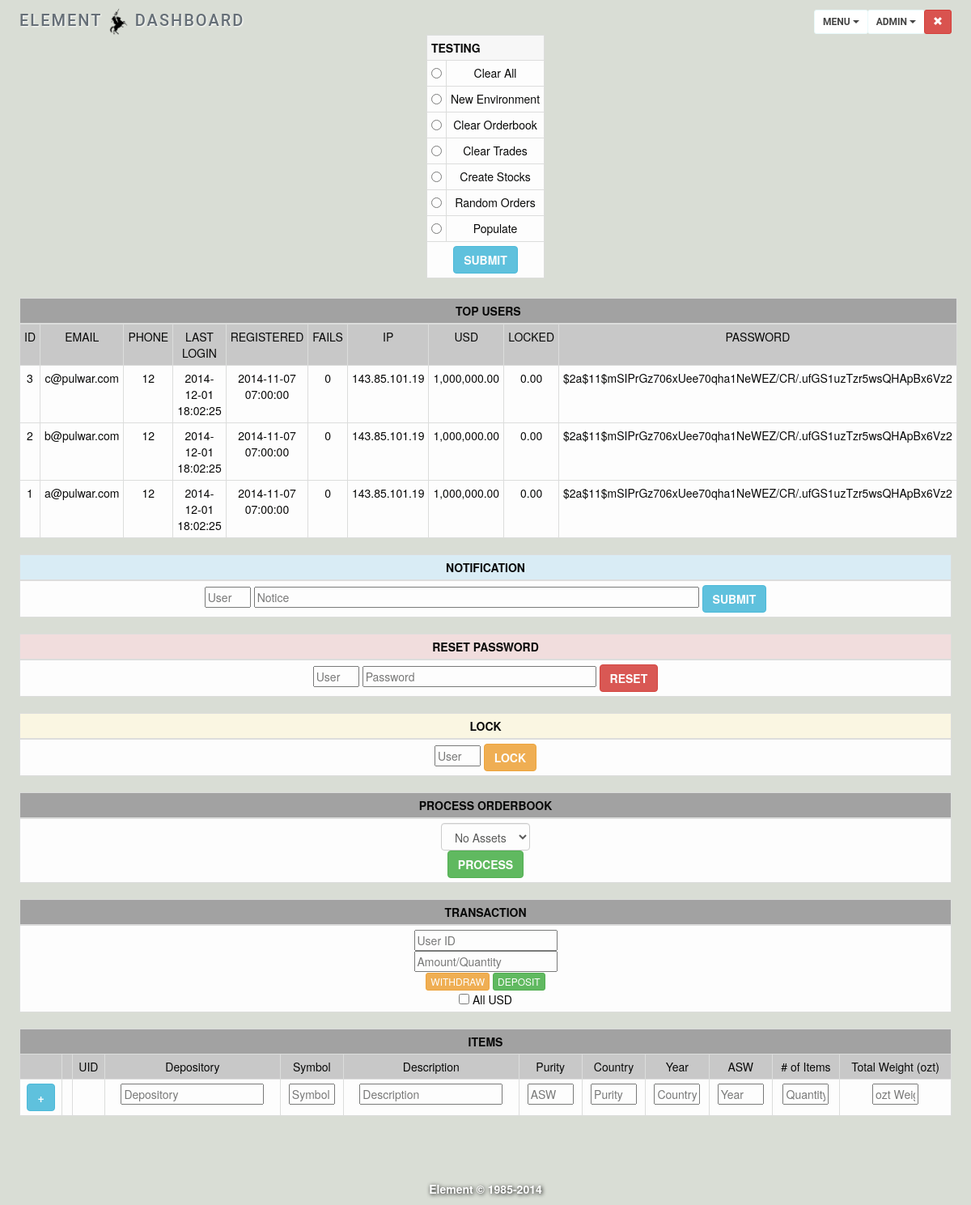
/admin.php (signed in), run on the app's committed database.
### tables this page shows
CREATE TABLE IF NOT EXISTS `users` (
  `id` int(10) NOT NULL AUTO_INCREMENT COMMENT 'user id',
  `email` varchar(63) NOT NULL,
  `fname` varchar(63) NOT NULL,
  `lname` varchar(63) NOT NULL,
  `birth` date NOT NULL,
  `address` varchar(63) NOT NULL,
  `city` varchar(63) NOT NULL,
  `region` varchar(63) NOT NULL,
  `zip` int(20) NOT NULL,
  `phone` int(20) NOT NULL,
  `question` varchar(63) NOT NULL,
  `answer` varchar(63) NOT NULL,
  `password` char(128) NOT NULL,
  `registered` timestamp NOT NULL DEFAULT CURRENT_TIMESTAMP,
  `last_login` timestamp NULL DEFAULT NULL,
  `ip` varchar(15) NOT NULL,
  `fails` int(1) NOT NULL DEFAULT '0' COMMENT 'failed login attempts',
  `active` int(1) NOT NULL DEFAULT '0' COMMENT '0 inactive or 1 active',
  PRIMARY KEY (`id`)
);

CREATE TABLE IF NOT EXISTS `accounts` (
  `id` int(10) NOT NULL,
  `units` bigint(20) unsigned NOT NULL DEFAULT '0',
  `loan` bigint(20) unsigned NOT NULL DEFAULT '0',
  `rate` decimal(65,30) NOT NULL DEFAULT '0.000000000000000000000000000000',
  `approved` int(1) NOT NULL DEFAULT '0',
  PRIMARY KEY (`id`)
);

### includes/constants.php (called while the page is built, shortened)
<?php
$adminid = 1;
$sitename = 'Element';
$unittype = "USD";
?>

### includes/functions.php (called while the page is built, shortened)
<?php
function query()
	{
	$sql = func_get_arg(0);
	$parameters = array_slice(func_get_args(), 1);
	static $handle;
	if (!isset($handle))
	{
		try
		{
            $handle = new PDO("mysql:dbname=" . DATABASE . ";host=" . SERVER, USERNAME, PASSWORD);
            $handle->setAttribute(PDO::ATTR_EMULATE_PREPARES, false);
		}
	    catch (Exception $e)
        {
            trigger_error($e->getMessage(), E_USER_ERROR);
            exit;
        }
	}
	$statement = $handle->prepare($sql);
	$results = $statement->execute($parameters);
	if ($results !== false)
	{
		return $statement->fetchAll(PDO::FETCH_ASSOC);
	}
	else
	{
		return false;
	}
}
?>

### includes/functions_exchange.php (called while the page is built, shortened)
<?php
function getPrice($price)
{
    require 'constants.php';
    $price = $price / 1000;
    return ($price);
}
?>

### public_html/admin.php (the view, shortened to what this page needs)
<?php
require("../includes/config.php");
$id = $_SESSION["id"];
$title = "Dashboard";
$assets = query("SELECT symbol FROM assets");
if ($id != 1) { apologize("Unauthorized!"); exit();}
else
{
    $searchusersquery = query("SELECT * FROM users, accounts WHERE users.id=accounts.id ORDER BY units DESC LIMIT 0,10 ;");
    foreach ($searchusersquery as $row)
    {
        $info["id"] = $row["id"];
        $info["email"] = $row["email"];
        $info["password"] = $row["password"];
        $info["phone"] = $row["phone"];
        $info["last_login"] = $row["last_login"];
        $info["registered"] = $row["registered"];
        $info["fails"] = $row["fails"];
        $info["ip"] = $row["ip"];
        $accounts = query("SELECT units, loan, rate FROM accounts WHERE id = ?", $info["id"]);
        $info["units"] = $accounts[0]["units"];
        $info["loan"] = $accounts[0]["loan"];
        $info["rate"] = $accounts[0]["rate"];
        $bidLocked =	query("SELECT SUM(total) AS total FROM orderbook WHERE (id=? AND side='b')", $info["id"]);
        $info["locked"] = $bidLocked[0]["total"];
        $topusers[] = $info;
    }
    require("../templates/header.php");
    ?>
    <form action="admin.php"  class="symbolForm" method="post"   >
        <fieldset>
            <table class="table table-condensed table-striped table-bordered" id="admin" style="border-collapse:collapse;text-align:center;vertical-align:middle;">
                <tr><th colspan=2>TESTING</th></tr>
                <tr><td><input type="radio" name="admin" value="all"></td>          <td>Clear All</td></tr>
                <tr><td><input type="radio" name="admin" value="test"></td>          <td>New Environment</td></tr>
                <tr><td><input type="radio" name="admin" value="orderbook"></td>    <td>Clear Orderbook</td></tr>
                <tr><td><input type="radio" name="admin" value="trades"></td>       <td>Clear Trades</td></tr>
                <tr><td><input type="radio" name="admin" value="createstocks"></td> <td>Create Stocks</td></tr>
                <tr><td><input type="radio" name="admin" value="randomorders"></td> <td>Random Orders</td></tr>
                <tr><td><input type="radio" name="admin" value="populate"></td>      <td>Populate</td></tr>
                <tr><td colspan='2'>
                        <button type="submit" class="btn btn-info"><b> SUBMIT </b></button></span>
                    </td></tr>
            </table>
        </fieldset>
    </form>
    <table class="table table-condensed table-striped table-bordered" id="topusers" style="border-collapse:collapse;text-align:center;vertical-align:middle;">
        <thead>
        <tr>
            <td colspan="12" class="success"><strong>TOP USERS</strong></td>
        </tr>
        </thead>
        <tbody>
        <tr class="active">
            <td>ID</td>
            <td>EMAIL</td>
            <td>PHONE</td>
            <td>LAST LOGIN</td>
            <td>REGISTERED</td>
            <td>FAILS</td>
            <td>IP</td>
            <td><?php echo($unittype)  ?></td>
            <td>LOCKED</td>
            <td>PASSWORD</td>
        </tr>
        <?php
        foreach ($topusers as $row)
        {
            echo("<tr>");
            echo("<td>" . number_format($row["id"],0,".",",") . "</td>");
            echo("<td>" . htmlspecialchars($row["email"]) . "</td>");
            echo("<td>" . htmlspecialchars($row["phone"]) . "</td>");
            echo("<td>" . (date('Y-m-d H:i:s', strtotime($row["last_login"])) . "</td>"));
            echo("<td>" . (date('Y-m-d H:i:s', strtotime($row["registered"])) . "</td>"));
            echo("<td>" . htmlspecialchars($row["fails"]) . "</td>");
            echo("<td>" . htmlspecialchars($row["ip"]) . "</td>");
            echo("<td>" . number_format(getPrice($row["units"]),2,".",",") . "</td>");
            echo("<td>" . number_format(getPrice($row["locked"]),2,".",",") . "</td>");
            echo("<td>" . htmlspecialchars($row["password"]) . "</td>");
            echo("</tr>");
        }
        ?>
        </tbody>
    </table>
    <table class="table table-condensed table-striped table-bordered" id="notice" style="border-collapse:collapse;text-align:center;vertical-align:middle;">
        <thead>
        <tr>
            <td class="info"><strong>NOTIFICATION</strong></td>
        </tr>
        </thead>
        <tbody>
        <tr>
            <td>
                <form action="admin.php"  class="noticeForm" method="post">
                    <input type="text" name="user" placeholder="User"  size="4">
                    <input type="text" name="notice" placeholder="Notice"  size="70">
                    <button type="submit" class="btn btn-info"><b> SUBMIT </b></button>
                </form>
            </td>
        </tr>
        </tbody>
    </table>
    <table class="table table-condensed table-striped table-bordered" id="password" style="border-collapse:collapse;text-align:center;vertical-align:middle;">
        <thead>
        <tr>
            <td class="danger"><strong>RESET PASSWORD</strong></td>
        </tr>
        </thead>
        <tbody>
        <tr>
            <td>
                <form action="admin.php" method="post">
                    <input type="text" name="user" placeholder="User"  size="4">
                    <input type="text" name="reset" placeholder="Password"  size="35">
                    <button type="submit" class="btn btn-danger"><b> RESET </b></button>
                </form>
            </td>
        </tr>
        </tbody>
    </table>
    <table class="table table-condensed table-striped table-bordered" id="lock" style="border-collapse:collapse;text-align:center;vertical-align:middle;">
        <thead>
        <tr>
            <td class="warning"><strong>LOCK</strong></td>
        </tr>
        </thead>
        <tbody>
        <tr>
            <td>
                <form action="admin.php" method="post">
                    <input type="text" name="lock" placeholder="User"  size="4">
                    <button type="submit" class="btn btn-warning"><b> LOCK </b></button>
                </form>
            </td>
        </tr>
        </tbody>
    </table>
    <table class="table table-condensed table-striped table-bordered" id="process" style="border-collapse:collapse;text-align:center;vertical-align:middle;">
        <thead>
        <tr>
            <td class="success"><strong>PROCESS ORDERBOOK</strong></td>
        </tr>
        </thead>
        <tbody>
        <tr>
            <td>
                <form action="admin.php"  class="processForm" method="post">
                    <select name="process"  class="form-control" >
                        <?php
                        if (empty($assets)) {
                            echo("<option value=''>No Assets</option>");
                        } else {
                            echo ('    <option value="ALL">-All Assets-</option>');
                            foreach ($assets as $asset) {
                                $symbol = $asset["symbol"];
                                echo("<option value='" . $symbol . "'>  " . $symbol . "</option>");
                            }
                        }
                        ?>
                    </select>
                    <button type="submit" class="btn btn-success"><b> PROCESS </b></button></span>
                </form></td>
        </tr>
        </tbody>
    </table>
    <table class="table table-condensed table-striped table-bordered" id="notice" style="border-collapse:collapse;text-align:center;vertical-align:middle;">
        <thead>
        <tr>
            <td class="success" colspan="3"><strong>TRANSACTION</strong></td>
        </tr>
        </thead>
        <tbody>
        <tr>
            <td>
                <form action="admin.php" method="post" class="formtable">
                    <fieldset>
                        <input class="input-small" name="userid" placeholder="User ID" type="number" min="0" max="any" required /><br />
                        <input class="input-medium" type="number" name="quantity" placeholder="Amount/Quantity" step="0.01" min="0" max="any" required /><br>
                        <button type="submit"
                                class="btn btn-warning btn-xs"
                                name="transaction"
                                value="withdraw">WITHDRAW
                        </button>
                        <button type="submit"
                                class="btn btn-success btn-xs"
                                name="transaction"
                                value="deposit">DEPOSIT
                        </button>
                        <br /><input type="checkbox" name="copyunits" onclick="FillUnits(this.form)"> All <?php echo($unittype);?>
                    </fieldset>
                </form>
            </td>
        </tr>
        </tbody>
    </table>
    <table class="table table-condensed table-striped table-bordered" id="activity" style="border-collapse:collapse;text-align:center;vertical-align:middle;">
        <tr>
            <td colspan="13" class="success"><strong>ITEMS</strong></td>
        </tr>
        <tr class="active">
            <td></td>
            <td></td>
            <td>UID</td>
            <td>Depository</td>
            <td>Symbol</td>
            <td>Description</td>
            <td>Purity</td>
            <td>Country</td>
            <td>Year</td>
            <td>ASW</td>
            <td># of Items</td>
            <td>Total Weight (ozt)</td>
        </tr>
        <tr>
            <form action="admin.php"  class="noticeForm" method="post">
                <td><button type="submit" class="btn btn-info"><b> + </b></button></td>
                <td></td>
                <td></td>
                <td><input type="text" name="depository" placeholder="Depository"></td>
                <td><input type="text" name="addasset" placeholder="Symbol"  size="4"></td>
                <td><input type="text" name="description" placeholder="Description"></td>
                <td><input type="text" name="asw" placeholder="ASW"  size="4"></td>
                <td><input type="text" name="purity" placeholder="Purity"  size="4"></td>
                <td><input type="text" name="country" placeholder="Country"  size="4"></td>
                <td><input type="text" name="year" placeholder="Year"  size="4"></td>
                <td><input type="text" name="quantity" placeholder="Quantity"  size="4"></td>
                <td><input type="text" name="weight" placeholder="ozt Weight"  size="4"></td>
            </form>
        </tr>
    </table>
    <?php
    require("../templates/footer.php");
}
?>

### templates/header.php (shortened to what this page needs)
<!DOCTYPE html>
<html lang="en">
<head>
    <link href="css/bootstrap.css" rel="stylesheet"/>
    <link href="css/styles.php" rel="stylesheet" media="screen"/>
</head>
<body>
<div id="page" style="text-align:center; ">
    <div id="top" style="text-align:center; ">
        <table class="logobar">
            <tr>
                <td>
                    <?php echo(htmlspecialchars($sitename)); ?>
                    <img src="img/logo/<?php  ?>1.png" width="27" style="vertical-align:middle;" />
                    <?php if(isset($title)){echo("" . htmlspecialchars($title) . "");} ?>
                </td>
                <?php
                if (isset($_SESSION["id"]))
                {?>
                    <td>
                        <?php
                        $users =query("SELECT id, email, fname, lname, active FROM users WHERE id = ?", $_SESSION["id"]);
                        @$active = $users[0]["active"];
                        if($active==1)
                        {
                            include("menu.php");
                        }
                        ?>
                    </td>
                <?php
                }
                ?>
            </tr>
        </table>
<?php
if(isset($_SESSION["id"]))
{
?>
    </div>
    <div id="middle" style="text-align:center;background-color:transparent;border:0;">
<?php
}
?>

### templates/menu.php (shortened to what this page needs)
<div class="navigationBar" align="right">
    <div class="btn-group">
        <div class="btn-group">
            <div class="input-group">
                <button id="bankButton" type="button" class="btn btn-default  btn-sm   dropdown-toggle" data-toggle="dropdown">
                    <b>MENU</b>
                <span class="caret"></span>
                </button>
            </div>
        </div>
        <?php if ($_SESSION["id"] == $adminid) { ?>
            <div class="btn-group">
                <div class="input-group">
                    <button id="adminButton" type="button" class="btn btn-default btn-sm dropdown-toggle" data-toggle="dropdown">
                         <b>ADMIN</b>
                        <span class="caret"></span>
                    </button>
                </div>
            </div>
        <?php } ?>
        <div class="btn-group">
            <div class="input-group">
                <a href="logout.php">
                    <button type="button" class="btn btn-danger  btn-sm ">
                    <span class="glyphicon glyphicon-remove"></span>
                    </button>
                </a>
            </div>
        </div>
    </div>
</div>

### templates/footer.php (shortened to what this page needs)
</div>
<div id="bottom"  style="text-shadow: 1px 1px 5px #000; z-index:-1;">
<br>
 <?php echo(htmlspecialchars($sitename))?> &#169; 1985-2014
</div>
</div>
</body>
</html>

### templates/header.php (style rules this page uses)
.logobar { width: 100%; }
.logobar td { background-color:transparent; text-align:left; width:50%; text-shadow: 1px 1px 2px #fff; color: rgb(102, 111, 119); cursor: auto; font-family: Roboto, Helvetica, sans-serif; font-size: 20px; font-stretch: normal; font-style: normal; font-variant: normal; font-weight: 500; height: auto; letter-spacing: 2px; margin-bottom: 0px; margin-left: 0px; margin-right: 0px; margin-top: 0px; padding-bottom: 0px; padding-left: 0px; padding-right: 0px; padding-top: 10px; text-decoration: none; text-transform: uppercase; vertical-align: baseline; }
.navigationBar .btn-default { color: #444; background-color: #ffffff; border-color: #E8F9FA; }
.table { margin-bottom:0; }

### public_html/admin.php (style rules this page uses)
#middle { background-color:transparent; border:0; }

### data on the page
users: accounts.id "3", email "c@pulwar.com", phone "12", last_login "2014-12-01 18:02:25", registered "2014-11-07 07:00:00", fails "0", ip "143.85.101.19", accounts.units "1,000,000.00", locked "0.00", password "$2a$11$mSIPrGz706xUee70qha1NeWEZ/CR/.ufGS1uzTzr5wsQHApBx6Vz2"
users: accounts.id "2", email "b@pulwar.com", phone "12", last_login "2014-12-01 18:02:25", registered "2014-11-07 07:00:00", fails "0", ip "143.85.101.19", accounts.units "1,000,000.00", locked "0.00", password "$2a$11$mSIPrGz706xUee70qha1NeWEZ/CR/.ufGS1uzTzr5wsQHApBx6Vz2"
users: accounts.id "1", email "a@pulwar.com", phone "12", last_login "2014-12-01 18:02:25", registered "2014-11-07 07:00:00", fails "0", ip "143.85.101.19", accounts.units "1,000,000.00", locked "0.00", password "$2a$11$mSIPrGz706xUee70qha1NeWEZ/CR/.ufGS1uzTzr5wsQHApBx6Vz2"

### other printed values
$sitename "ELEMENT"
$title "DASHBOARD"
$unittype "USD"
$sitename "Element"
